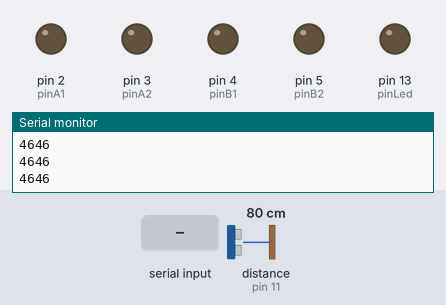
Simulated run of this sketch. Board: Arduino Uno, built with avr-gcc and run on an emulated ATmega328P. Parts: output pins drawn as LEDs (lit = HIGH), the last lines printed to the serial monitor. Wiring (inferred from the names in the program): ultrasonic range finder: trigger pin 12; echo pin 11. The inputs (shaded band) are chosen by the test bench; at power-on: distance to the obstacle (sensor on pin 11) 80 cm. The echo pulse lasts 58.3 µs per cm; pins used as bus, display or sensor lines are not drawn.

Above: at 1.2 s.
1.3 s: "F" received over the second serial link
At 1.64 s:
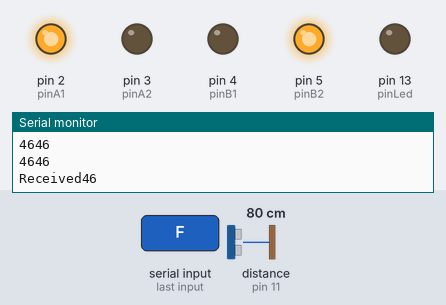
3.3 s: distance to the obstacle (sensor on pin 11) set to 17 cm
4.8 s: distance to the obstacle (sensor on pin 11) set to 14 cm
At 5.3 s:
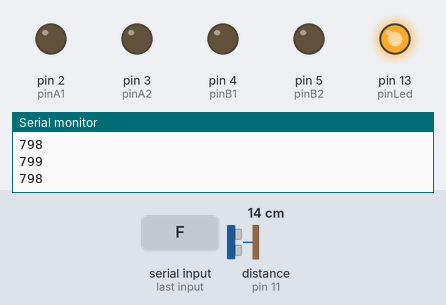
6.3 s: "L" received over the second serial link
At 6.68 s:
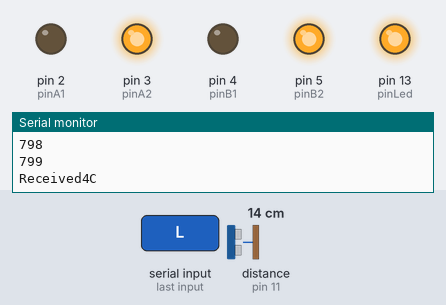
8.3 s: "B" received over the second serial link
At 8.62 s:
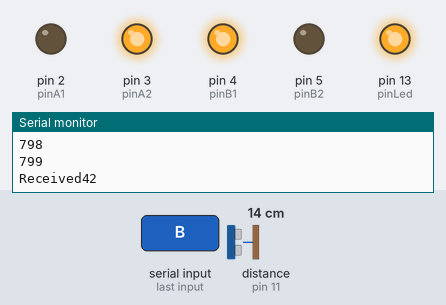
10.3 s: "R" received over the second serial link
At 10.66 s:
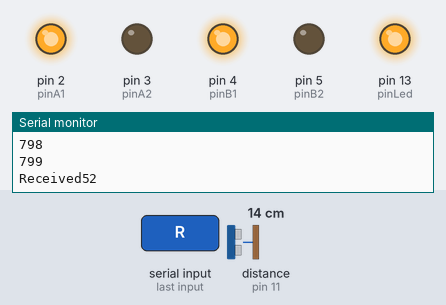
Timing chart, 0 to 13.3 s (numbered marks = the images above; inputs shaded):
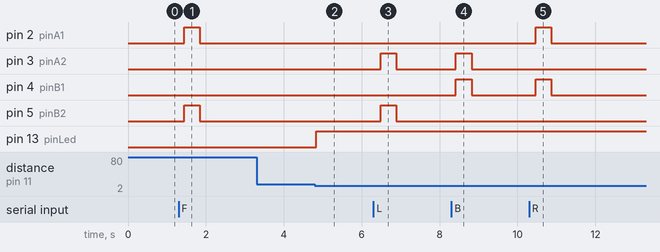

The sketch:

CarControl.ino
```cpp
const unsigned long MAX_DISTANCE = 15;
const unsigned long MAX_DURATION = MAX_DISTANCE*1000*1000*2/100/340;

#include <SoftwareSerial.h>// import the serial library


//Pins 5 and 6: controlled by timer0 (8 bits)
//Pins 9 and 10: controlled by timer1 (16 bits)
//Pins 11 and 3: controlled by timer2 (8 bits)

//Define Pins

//Motor A
int pinA1 = 2;    //Yellow
int pinA2 = 3;    // Green

//Motor B
int pinB1 = 4;    // Blue
int pinB2 = 5;    // Purple->Orange


// Bluetooth
int pinTx = 7; // Yellow
int pinRx = 8; // Green
// int pinEn=9; // Brown

//Ultrasonic sensor
int pinEcho = 11; // White
int pinTrig = 12; // Blue


int pinLed=13;

int HIGH_LIMIT=255;
int LOW_LIMIT=130;
int STEP=15;


void pwm_go(int A, int B)
{
  if (A>0)
  {
      digitalWrite(pinA1, HIGH);
      digitalWrite(pinA2, LOW);
  }
  else if (A<0)
  {
      digitalWrite(pinA2, HIGH);
      digitalWrite(pinA1, LOW);
  }
  else
  {
      digitalWrite(pinA1, LOW);
      digitalWrite(pinA2, LOW);
  }

  if (B>0)
  {
      digitalWrite(pinB2, HIGH);
      digitalWrite(pinB1, LOW);
  }
  else if (B<0)
  {
      digitalWrite(pinB1, HIGH);
      digitalWrite(pinB2, LOW);
  }
  else
  {
      digitalWrite(pinB1, LOW);
      digitalWrite(pinB2, LOW);
  }
}

SoftwareSerial BT(pinTx, pinRx);

void setup()
{
  Serial.begin (9600);

  //configure pin modes
  pinMode(pinLed, OUTPUT);
  digitalWrite(pinLed, LOW);

  pinMode (pinA1, OUTPUT);
  pinMode (pinA2, OUTPUT);
  pinMode (pinB1, OUTPUT);
  pinMode (pinB2, OUTPUT);

  pinMode(pinTrig, OUTPUT);
  pinMode(pinEcho, INPUT);

  BT.begin(38400);
  BT.println("Bluetooth is Ready");

  Serial.println("Ready");

}


bool isTooClose()
{
  long duration;

  // The sensor is triggered by a HIGH pulse of 10 or more microseconds.
  // Give a short LOW pulse beforehand to ensure a clean HIGH pulse:
  digitalWrite(pinTrig, LOW);
  delayMicroseconds(5);
  digitalWrite(pinTrig, HIGH);
  delayMicroseconds(10);
  digitalWrite(pinTrig, LOW);

  // Read the signal from the sensor: a HIGH pulse whose
  // duration is the time (in microseconds) from the sending
  // of the ping to the reception of its echo off of an object.
  duration = pulseIn(pinEcho, HIGH, MAX_DURATION*10);

  Serial.println(duration);

  if (duration == 0)
    return false;
  if (duration > MAX_DURATION )
    return false;
  return true;
}

int speed = 0;

void test()
{
  Serial.println("Left FWD");
  pwm_go(1,0);
  delay(2000);
  Serial.println("Left STOP");
  pwm_go(0,0);
  delay(500);
  Serial.println("Left REV");
  pwm_go(-1,0);
  delay(2000);
  Serial.println("Left STOP");
  pwm_go(0,0);
  delay(500);

  Serial.println("Right FWD");
  pwm_go(0,1);
  delay(2000);
  Serial.println("Right STOP");
  pwm_go(0,0);
  delay(500);
  Serial.println("Right REV");
  pwm_go(0, -1);
  delay(2000);
  Serial.println("Right STOP");
  pwm_go(0,0);
  delay(500);

  Serial.println("Both FWD");
  pwm_go(1,1);
  delay(2000);
  Serial.println("Both STOP");
  pwm_go(0,0);
  delay(500);
  Serial.println("Both REV");
  pwm_go(-1,-1);
  delay(2000);
  Serial.println("Both STOP");
  pwm_go(0,0);
  delay(500);

}

bool obstacle = false;

void loop()
{
   bool isClose = isTooClose();

   if ( (!obstacle) && isClose )
   {
      digitalWrite(pinLed, HIGH);
      BT.println("Obstacle! Emergency stop");
      obstacle = true;
   }

   if ( (!isClose) && obstacle)
   {
      digitalWrite(pinLed, LOW);
      BT.println("Obstacle removed");
      obstacle = false;
   }


   if (BT.available())
   {
      int BluetoothData=BT.read();
      Serial.print("Received");
      Serial.println(BluetoothData, HEX);

      switch (BluetoothData)
      {
        case 'F': case 'f':
          if (obstacle)
          {
            BT.println("Cant go forward, obstacle");
            pwm_go(0,0);
            break;
          }
          pwm_go(0,0);
          delay(100);
          pwm_go(1,1);
          delay(400);
          pwm_go(0,0);
          break;

        case 'B': case 'b':
          pwm_go(0,0);
          delay(100);
          pwm_go(-1,-1);
          delay(400);
          pwm_go(0,0);
          break;

        case 'L': case 'l':
          pwm_go(0,0);
          delay(100);
          pwm_go(-1,1);
          delay(400);
          pwm_go(0,0);
          break;

        case 'R': case 'r':
          pwm_go(0,0);
          delay(100);
          pwm_go(1,-1);
          delay(400);
          pwm_go(0,0);
          break;

        case 'S': case 's':
          pwm_go(0,0);
          break;

        default:
          Serial.println("Unknown command");
          break;
      }
     }

     if (isTooClose())
     {
      pwm_go(0,0);
      digitalWrite(pinLed, HIGH);
      BT.println("Obstacle! Emergency stop");
     }

     delay(100);// prepare for next data ...
}
```

Measured:
- the behaviour switches between 16 and 15 cm on distance to the obstacle (sensor on pin 11) (found by bisection; images 1 and 2)
- after the input at 1.3 s, pin 2 (pinA1), pin 5 (pinB2): LOW → HIGH after 0.14 s, → LOW 0.40 s later
- after the input at 4.8 s, pin 13 (pinLed): LOW → HIGH at once
- after the input at 6.3 s, pin 3 (pinA2), pin 5 (pinB2): LOW → HIGH after 0.19 s, → LOW 0.40 s later
- after the input at 8.3 s, pin 3 (pinA2), pin 4 (pinB1): LOW → HIGH after 0.12 s, → LOW 0.40 s later
- after the input at 10.3 s, pin 2 (pinA1), pin 4 (pinB1): LOW → HIGH after 0.17 s, → LOW 0.40 s later
